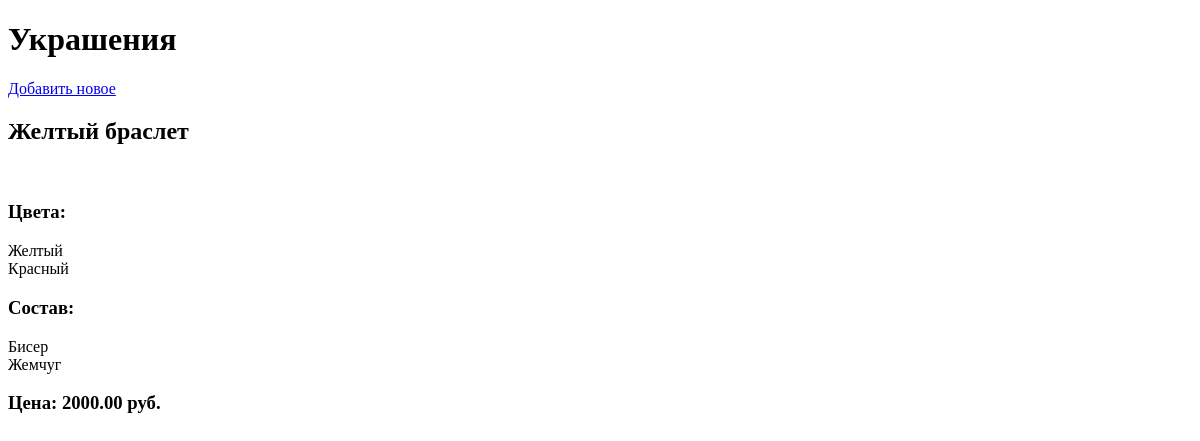
The app's page /, older data.
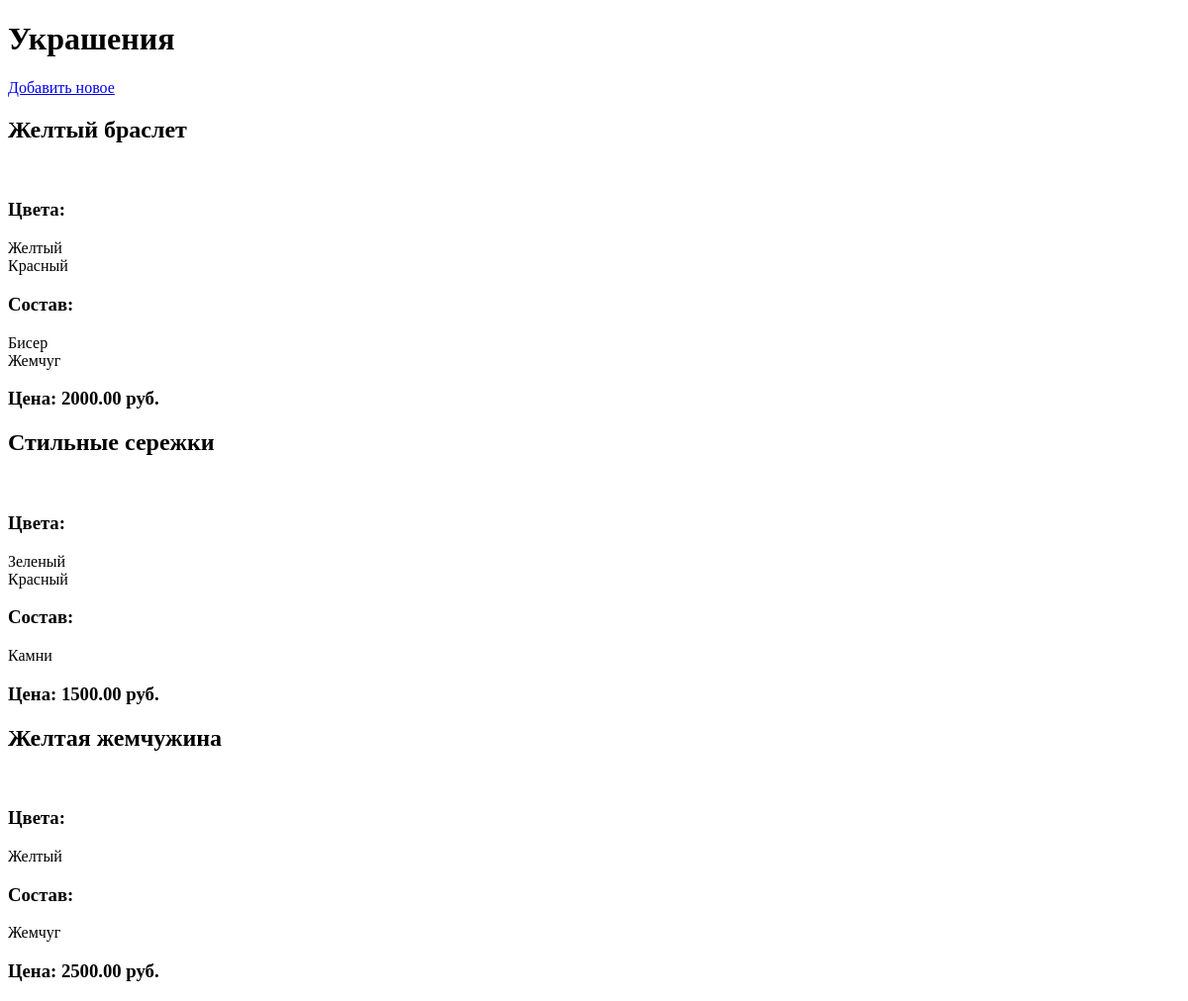
The same page, newer data.
### sonic_beejoo/models.py (models this page shows)
class Good(models.Model):
    category = models.ForeignKey('Category')
    design_types = models.ManyToManyField('DesignType')
    colors = models.ManyToManyField('Color',related_name='all_colors')
    title = models.CharField(max_length=50, blank=False)
    short_description = models.CharField(max_length=100)
    full_description = models.TextField(blank=True)
    price = models.DecimalField(max_digits=10, decimal_places=2)
    sale = models.DecimalField(max_digits=10, decimal_places=2, default=0)
    full_img_uri = models.ImageField(upload_to='goods_img', blank=True)
    preview_img_uri = models.ImageField(upload_to='goods_img', blank=True)
    data_created = models.DateTimeField(default=timezone.now())
    amount = models.IntegerField(default=1)
    is_displayed = models.BooleanField(default=True)
    class Meta:
        verbose_name_plural = 'Товар'

class Color(models.Model):
    name = models.CharField(max_length=20, blank=False, unique=True)
    is_displayed = models.BooleanField(default=True)
    class Meta:
        verbose_name_plural = 'Цвет'
    def __str__(self):
        return self.name

class DesignType(models.Model):
    name = models.CharField('Тип изделия', max_length=50, blank=False, unique=True)
    is_displayed = models.BooleanField('Отображать', default=True)
    class Meta:
        verbose_name_plural = 'Состав'
    def __str__(self):
        return self.name

### sonic_beejoo/views.py (the view)
# urls.py: url(r'^$', goods, name='index'),
def goods(request):
    if request.method == 'GET':
        visible_goods = Good.objects.all()
        return render(request, 'sonic_beejoo/product.html', {'goods': visible_goods})

### sonic_beejoo/templates/sonic_beejoo/product.html (shortened to what this page needs)
<!DOCTYPE html>
<html lang="en">
<head>
</head>
<body>
<h1>Украшения</h1>
<a href="{% url 'add_good' %}">Добавить новое</a>
<div class="prod">
{% for good in goods %}
    <h2>{{ good.title }}</h2><br>
    <h3>Цвета:</h3>
    {% for color in good.colors.all %}
         {{ color}}<br>
    {% endfor %}
    <h3>Состав:</h3>
    {% for des in good.design_types.all %}
         {{ des}}<br>
    {% endfor %}
    <h3>Цена: {{ good.price }} руб.</h3>
{% endfor %}
</div>
</body>
</html>

Row changes from the older to the newer data that the page shows:
added Good: title "Стильные сережки", price "1500.00", Color (name "Красный")
now on this page (row unchanged): Color: name "Зеленый", shown under "Стильные сережки"
now on this page (row unchanged): DesignType: name "Камни", shown under "Стильные сережки"
added Good: title "Желтая жемчужина", price "2500.00", Color (name "Желтый"), DesignType (name "Жемчуг")
